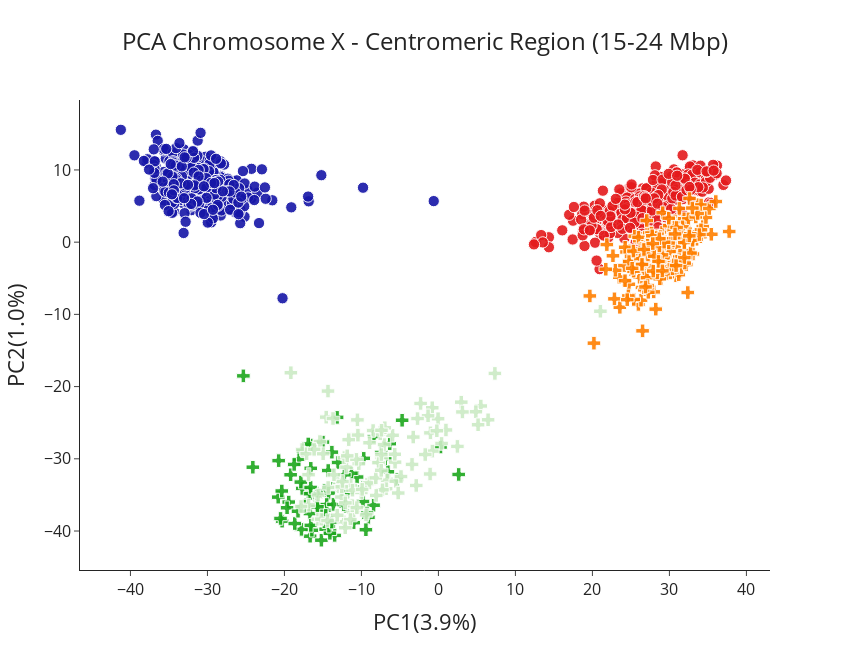

The notebook cell saved with this chart:
### Code cell
plot_coords(pd.read_csv('/mnt/c/Users/rando/Documenti/Ag1000G/pca_outputs/chrx_island_pca_final.csv'), x='PC1', y='PC2', title="PCA Chromosome X - Centromeric Region (15-24 Mbp)",
            color='pca_pops',symbol='pca_pops', symbol_map=pca_symbols_map, slug = 'pca',  color_map=species_color_map, show=True, titlex='PC1(3.9%)', titley='PC2(1.0%)',figure_name='Centromere.png')

### Figure 1 — Plotly figure (JSON) as saved in the notebook; plotly's stock layout.template omitted (floating-point values rounded to 4 significant figures; data arrays with more than 128 entries replaced by an {"elided": "..."} marker saying what was removed)
{"data": [{"customdata": {"elided": "449x1 str values"}, "hovertemplate": "<b>%{hovertext}</b><br><br>pca_pops=%{customdata[0]}<br>PC1=%{x}<br>PC2=%{y}<br>size=%{marker.size}<extra></extra>", "hovertext": {"elided": "449 str values"}, "legendgroup": "An.gam", "marker": {"color": "#1616A7", "opacity": 0.9, "size": {"elided": "449 int values"}, "sizemode": "area", "sizeref": 0.125, "symbol": "circle"}, "mode": "markers", "name": "An.gam", "orientation": "v", "showlegend": true, "type": "scatter", "x": {"elided": "449 float values"}, "xaxis": "x", "y": {"elided": "449 float values"}, "yaxis": "y"}, {"customdata": {"elided": "374x1 str values"}, "hovertemplate": "<b>%{hovertext}</b><br><br>pca_pops=%{customdata[0]}<br>PC1=%{x}<br>PC2=%{y}<br>size=%{marker.size}<extra></extra>", "hovertext": {"elided": "374 str values"}, "legendgroup": "An.col", "marker": {"color": "rgb(228,26,28)", "opacity": 0.9, "size": {"elided": "374 int values"}, "sizemode": "area", "sizeref": 0.125, "symbol": "circle"}, "mode": "markers", "name": "An.col", "orientation": "v", "showlegend": true, "type": "scatter", "x": {"elided": "374 float values"}, "xaxis": "x", "y": {"elided": "374 float values"}, "yaxis": "y"}, {"customdata": [["gcx1-GM"], ["gcx1-GM"], ["gcx1-GM"], ["gcx1-GM"], ["gcx1-GM"], ["gcx1-GM"], ["gcx1-GM"], ["gcx1-GM"], ["gcx1-GM"], ["gcx1-GM"], ["gcx1-GM"], ["gcx1-GM"], ["gcx1-GM"], ["gcx1-GM"], ["gcx1-GM"], ["gcx1-GM"], ["gcx1-GM"], ["gcx1-GM"], ["gcx1-GM"], ["gcx1-GM"], ["gcx1-GM"], ["gcx1-GM"], ["gcx1-GM"], ["gcx1-GM"], ["gcx1-GM"], ["gcx1-GM"], ["gcx1-GM"], ["gcx1-GM"], ["gcx1-GM"], ["gcx1-GM"], ["gcx1-GM"], ["gcx1-GM"], ["gcx1-GM"], ["gcx1-GM"], ["gcx1-GM"], ["gcx1-GM"], ["gcx1-GM"], ["gcx1-GM"], ["gcx1-GM"], ["gcx1-GM"], ["gcx1-GM"], ["gcx1-GM"], ["gcx1-GM"], ["gcx1-GM"], ["gcx1-GM"], ["gcx1-GM"], ["gcx1-GM"], ["gcx1-GM"], ["gcx1-GM"], ["gcx1-GM"], ["gcx1-GM"], ["gcx1-GM"], ["gcx1-GM"], ["gcx1-GM"], ["gcx1-GM"], ["gcx1-GM"], ["gcx1-GM"], ["gcx1-GM"], ["gcx1-GM"], ["gcx1-GM"], ["gcx1-GM"], ["gcx1-GM"], ["gcx1-GM"], ["gcx1-GM"], ["gcx1-GM"], ["gcx1-GM"], ["gcx1-GM"], ["gcx1-GM"], ["gcx1-GM"], ["gcx1-GM"], ["gcx1-GM"], ["gcx1-GM"], ["gcx1-GM"], ["gcx1-GM"], ["gcx1-GM"], ["gcx1-GM"], ["gcx1-GM"]], "hovertemplate": "<b>%{hovertext}</b><br><br>pca_pops=%{customdata[0]}<br>PC1=%{x}<br>PC2=%{y}<br>size=%{marker.size}<extra></extra>", "hovertext": ["AG0147-C", "AG0159-C", "AG0232-C", "AG0129-C", "AG0153-C", "AG0163-C", "AG0229-C", "AG0230-C", "AG0098-C", "AG0104-C", "AG0106-C", "AG0120-C", "AG0136-C", "AG0141-C", "AG0145-C", "AG0148-C", "AG0172-C", "AG0179-C", "AG0223-C", "AG0118-C", "AG0119-C", "AG0121-C", "AG0133-C", "AG0134-C", "AG0138-C", "AG0227-C", "AG0231-C", "AG0102-C", "AG0108-C", "AG0123-C", "AG0128-C", "AG0137-C", "AG0139-C", "AG0143-C", "AG0162-C", "AG0170-C", "AG0181-C", "AG0085-C", "AG0096-C", "AG0126-C", "AG0152-C", "AG0183-C", "AG0208-C", "AG0214-C", "AG0226-C", "AG0127-C", "AG0144-C", "AG0156-C", "AG0206-C", "AG0221-C", "AG0082-C", "AG0097-C", "AG0100-C", "AG0109-C", "AG0124-C", "AG0142-C", "AG0146-C", "AG0169-C", "AG0178-C", "AG0195-C", "AG0089-C", "AG0111-C", "AG0125-C", "AG0197-C", "AG0202-C", "AG0203-C", "AG0204-C", "AG0263-C", "AG0442-CW", "AG0445-CW", "AG0446-CW", "AG0448-CW", "AG0450-CW", "AG0454-CW", "AG0455-CW", "AG0456-CW", "AG0460-CW"], "legendgroup": "gcx1-GM", "marker": {"color": "#1CA71C", "opacity": 0.9, "size": [8, 8, 8, 8, 8, 8, 8, 8, 8, 8, 8, 8, 8, 8, 8, 8, 8, 8, 8, 8, 8, 8, 8, 8, 8, 8, 8, 8, 8, 8, 8, 8, 8, 8, 8, 8, 8, 8, 8, 8, 8, 8, 8, 8, 8, 8, 8, 8, 8, 8, 8, 8, 8, 8, 8, 8, 8, 8, 8, 8, 8, 8, 8, 8, 8, 8, 8, 8, 8, 8, 8, 8, 8, 8, 8, 8, 8], "sizemode": "area", "sizeref": 0.125, "symbol": "cross"}, "mode": "markers", "name": "gcx1-GM", "orientation": "v", "showlegend": true, "type": "scatter", "x": [-5.366, -20.3, -15.96, -6.327, -18.09, -17.17, -16.57, -16.68, -16.66, -16.44, -14.31, -14.8, -14.65, -9.828, -16.88, -4.715, -9.092, -17.69, -11.38, -13.16, -17.37, -14.26, -17.79, -11.01, -19.44, -19.65, -8.388, -15.82, -9.699, -16.57, -11.81, -8.419, -20.81, -16.58, -10.56, -20.51, 2.63, -13.84, -9.419, -11.3, -14.81, -15.8, -19.19, -18.73, -6.563, -12.5, -15.2, -13.03, -6.908, -9.801, -14.51, -15.71, -12.06, -9.287, -20.75, -18.66, -14.99, -13.48, -25.33, 0.2763, -16.67, -17.61, -12.21, -20.34, -13.1, -14.64, -13.64, -14.1, -7.44, -12.3, -18.24, -16.59, -14.23, -16.91, -24.1, -17.87, -13.86], "xaxis": "x", "y": [-32.87, -38.63, -35.2, -27.9, -30.06, -36.36, -28.09, -37.59, -40.72, -39.89, -31.62, -34.39, -39.76, -33.93, -34.69, -24.66, -38.11, -34.1, -36.94, -24.26, -36.55, -34.75, -39.77, -38.84, -35.99, -36.78, -26.92, -34.76, -29.94, -39.22, -34.68, -36.43, -35.31, -31.32, -32.52, -38.26, -32.17, -29.08, -39.82, -32.01, -37.12, -36.39, -32.21, -30.78, -31.8, -34.31, -41.27, -30.51, -30.01, -35.91, -36.33, -36.65, -36.57, -37.51, -30.25, -38.96, -27.69, -40.61, -18.52, -28.37, -34.83, -28.89, -32.22, -34.46, -33.44, -37.84, -36.31, -40.31, -29.12, -36.34, -37.26, -33.96, -39.33, -27.94, -31.16, -33.23, -38.76], "yaxis": "y"}, {"customdata": {"elided": "197x1 str values"}, "hovertemplate": "<b>%{hovertext}</b><br><br>pca_pops=%{customdata[0]}<br>PC1=%{x}<br>PC2=%{y}<br>size=%{marker.size}<extra></extra>", "hovertext": {"elided": "197 str values"}, "legendgroup": "gcx2", "marker": {"color": "rgb(255,127,0)", "opacity": 0.9, "size": {"elided": "197 int values"}, "sizemode": "area", "sizeref": 0.125, "symbol": "cross"}, "mode": "markers", "name": "gcx2", "orientation": "v", "showlegend": true, "type": "scatter", "x": {"elided": "197 float values"}, "xaxis": "x", "y": {"elided": "197 float values"}, "yaxis": "y"}, {"customdata": [["gcx1-GW"], ["gcx1-GW"], ["gcx1-GW"], ["gcx1-GW"], ["gcx1-GW"], ["gcx1-GW"], ["gcx1-GW"], ["gcx1-GW"], ["gcx1-GW"], ["gcx1-GW"], ["gcx1-GW"], ["gcx1-GW"], ["gcx1-GW"], ["gcx1-GW"], ["gcx1-GW"], ["gcx1-GW"], ["gcx1-GW"], ["gcx1-GW"], ["gcx1-GW"], ["gcx1-GW"], ["gcx1-GW"], ["gcx1-GW"], ["gcx1-GW"], ["gcx1-GW"], ["gcx1-GW"], ["gcx1-GW"], ["gcx1-GW"], ["gcx1-GW"], ["gcx1-GW"], ["gcx1-GW"], ["gcx1-GW"], ["gcx1-GW"], ["gcx1-GW"], ["gcx1-GW"], ["gcx1-GW"], ["gcx1-GW"], ["gcx1-GW"], ["gcx1-GW"], ["gcx1-GW"], ["gcx1-GW"], ["gcx1-GW"], ["gcx1-GW"], ["gcx1-GW"], ["gcx1-GW"], ["gcx1-GW"], ["gcx1-GW"], ["gcx1-GW"], ["gcx1-GW"], ["gcx1-GW"], ["gcx1-GW"], ["gcx1-GW"], ["gcx1-GW"], ["gcx1-GW"], ["gcx1-GW"], ["gcx1-GW"], ["gcx1-GW"], ["gcx1-GW"], ["gcx1-GW"], ["gcx1-GW"], ["gcx1-GW"], ["gcx1-GW"], ["gcx1-GW"], ["gcx1-GW"], ["gcx1-GW"], ["gcx1-GW"], ["gcx1-GW"], ["gcx1-GW"], ["gcx1-GW"], ["gcx1-GW"], ["gcx1-GW"], ["gcx1-GW"], ["gcx1-GW"], ["gcx1-GW"], ["gcx1-GW"], ["gcx1-GW"], ["gcx1-GW"], ["gcx1-GW"], ["gcx1-GW"], ["gcx1-GW"], ["gcx1-GW"], ["gcx1-GW"], ["gcx1-GW"], ["gcx1-GW"], ["gcx1-GW"], ["gcx1-GW"], ["gcx1-GW"], ["gcx1-GW"], ["gcx1-GW"], ["gcx1-GW"], ["gcx1-GW"], ["gcx1-GW"], ["gcx1-GW"], ["gcx1-GW"]], "hovertemplate": "<b>%{hovertext}</b><br><br>pca_pops=%{customdata[0]}<br>PC1=%{x}<br>PC2=%{y}<br>size=%{marker.size}<extra></extra>", "hovertext": ["AJ0023-C", "AJ0024-C", "AJ0032-C", "AJ0035-C", "AJ0036-C", "AJ0037-C", "AJ0039-C", "AJ0043-C", "AJ0044-C", "AJ0045-C", "AJ0047-C", "AJ0051-C", "AJ0052-C", "AJ0056-C", "AJ0059-C", "AJ0061-C", "AJ0063-C", "AJ0064-C", "AJ0066-C", "AJ0071-C", "AJ0072-C", "AJ0074-C", "AJ0075-C", "AJ0076-C", "AJ0077-C", "AJ0078-C", "AJ0079-C", "AJ0081-C", "AJ0084-C", "AJ0085-C", "AJ0086-C", "AJ0088-C", "AJ0090-C", "AJ0092-C", "AJ0093-C", "AJ0095-C", "AJ0096-C", "AJ0097-C", "AJ0098-C", "AJ0100-C", "AJ0102-C", "AJ0103-C", "AJ0105-C", "AJ0107-C", "AJ0109-C", "AJ0113-C", "AJ0115-C", "AJ0116-C", "AJ0099-C", "AJ0117-C", "AJ0070-Cx", "AJ0101-Cx", "AJ0128-C", "AJ0129-C", "AJ0130-C", "AJ0131-C", "AJ0132-C", "AJ0133-C", "AJ0134-C", "AJ0135-C", "AJ0136-C", "AJ0137-C", "AJ0138-C", "AJ0139-C", "AJ0140-C", "AJ0141-C", "AJ0142-C", "AJ0143-C", "AJ0144-C", "AJ0145-C", "AJ0146-C", "AJ0147-C", "AJ0148-C", "AJ0149-C", "AJ0150-C", "AJ0151-C", "AJ0152-C", "AJ0153-C", "AJ0154-C", "AJ0155-C", "AJ0156-C", "AJ0157-C", "AJ0158-C", "AJ0159-C", "AJ0161-C", "AJ0028-C", "AJ0038-C", "AJ0049-C", "AJ0060-C", "AJ0068-C", "AJ0080-C", "AJ0087-C", "AJ0119-C"], "legendgroup": "gcx1-GW", "marker": {"color": "rgb(204,235,197)", "opacity": 0.9, "size": [8, 8, 8, 8, 8, 8, 8, 8, 8, 8, 8, 8, 8, 8, 8, 8, 8, 8, 8, 8, 8, 8, 8, 8, 8, 8, 8, 8, 8, 8, 8, 8, 8, 8, 8, 8, 8, 8, 8, 8, 8, 8, 8, 8, 8, 8, 8, 8, 8, 8, 8, 8, 8, 8, 8, 8, 8, 8, 8, 8, 8, 8, 8, 8, 8, 8, 8, 8, 8, 8, 8, 8, 8, 8, 8, 8, 8, 8, 8, 8, 8, 8, 8, 8, 8, 8, 8, 8, 8, 8, 8, 8, 8], "sizemode": "area", "sizeref": 0.125, "symbol": "cross"}, "mode": "markers", "name": "gcx1-GW", "orientation": "v", "showlegend": true, "type": "scatter", "x": [-11.3, -5.63, -6.668, -11.94, -7.386, 5.505, -15.39, 0.9775, -10.34, -15.64, 2.968, -3.427, -6.794, -9.271, -15.21, -14.4, -11.02, 2.467, -7.059, -9.401, -16.86, -7.554, -2.314, -3.268, 4.861, -10.52, 21.04, -12.86, -0.04645, -12.92, -12.22, -11.38, 3.119, -5.674, 6.452, -14.34, -7.742, -12.29, -8.948, -8.483, -7.269, -1.037, -11.18, -17.7, -5.536, -14.57, -17.12, -12.6, -16.86, -13.14, -11.44, 5.152, -5.953, -10.45, -0.7881, -10.59, -10.02, -8.131, -11.16, -1.713, -13.69, -8.073, -14.98, -9.906, -14.32, 7.335, -2.88, -8.943, -0.2053, -16.14, -5.223, -6.96, -4.858, -0.8014, -1.081, -7.784, -1.345, -11.65, -10.65, -7.422, -7.391, -19.16, -2.712, -15.63, -12.55, -7.405, -12.1, -17.84, -11.84, -12.46, -13.56, 0.4086, -12.09], "xaxis": "x", "y": [-36.39, -30.46, -32.96, -31.15, -29.85, -22.69, -27.61, -26.01, -30.68, -38.37, -22.16, -30.77, -34.14, -33.51, -38.35, -38.56, -37.42, -28.28, -28.03, -37.76, -32.19, -26.54, -22.33, -26.99, -23.48, -24.61, -9.567, -33.59, -24.45, -33.89, -29.83, -33.7, -23.51, -29.37, -24.6, -20.62, -30.47, -38.73, -33.34, -26.08, -34.3, -26.41, -36.49, -28.71, -33.11, -24.23, -29.29, -35.29, -36.43, -37.82, -38.41, -25.28, -26.75, -26.72, -28.93, -36.76, -34.67, -32.64, -34.34, -29.41, -24.42, -35.07, -29.29, -34.24, -33.97, -18.17, -33.69, -27.77, -26.12, -28.69, -34.74, -25.7, -32.45, -22.93, -32.11, -30.53, -24.05, -27.35, -30.07, -31.6, -26.05, -18.08, -24.43, -35.01, -33.88, -29.41, -39.54, -36.6, -29.6, -33.14, -32.21, -27.87, -36.1], "yaxis": "y"}], "layout": {"coloraxis": {"colorbar": {"title": {"text": "AIMs CO Fraction"}}}, "height": 650, "legend": {"itemsizing": "constant", "orientation": "h", "title": {"text": "pca_pops"}, "tracegroupgap": 0}, "showlegend": false, "title": {"font": {"size": 24}, "text": "PCA Chromosome X - Centromeric Region (15-24 Mbp)", "x": 0.5}, "width": 850, "xaxis": {"anchor": "y", "autorange": true, "domain": [0, 1], "range": [-46.56, 43.07], "tickfont": {"size": 16}, "title": {"font": {"size": 22}, "text": "PC1(3.9%)"}, "type": "linear"}, "yaxis": {"anchor": "x", "autorange": true, "domain": [0, 1], "range": [-45.4, 19.69], "tickfont": {"size": 16}, "title": {"font": {"size": 22}, "text": "PC2(1.0%)"}, "type": "linear"}}}
